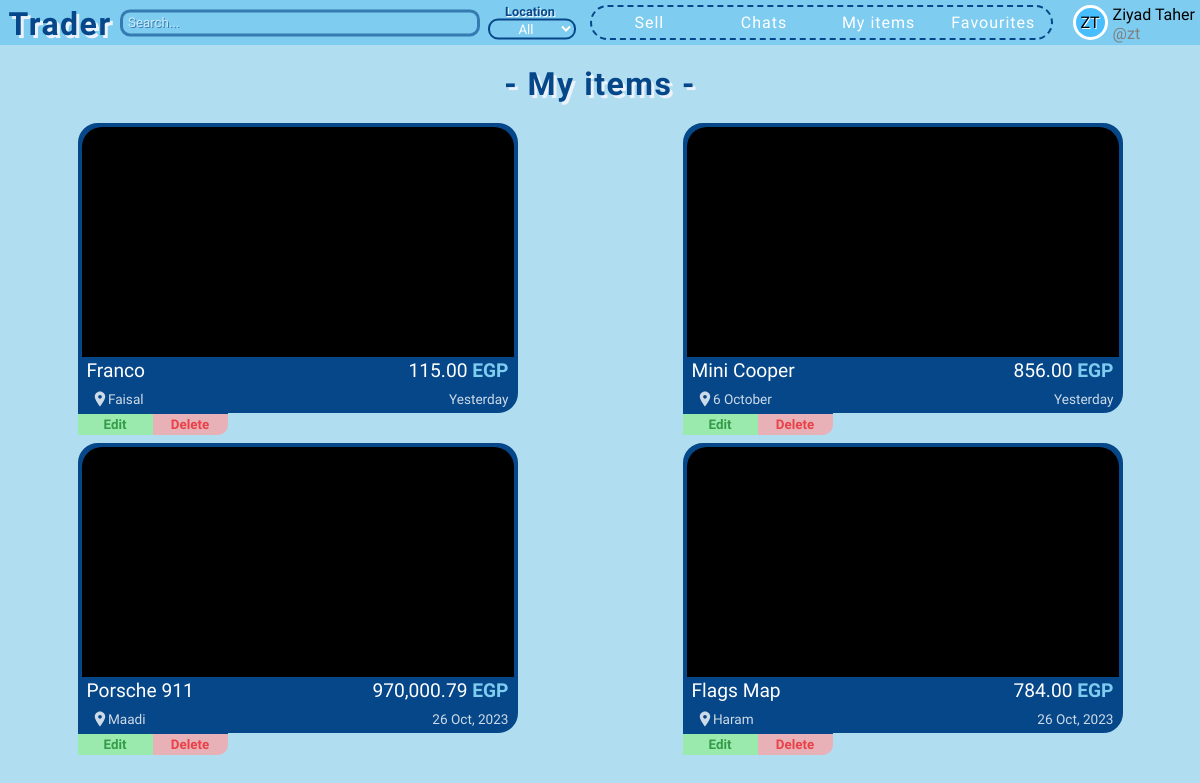
Screenshot of /my-items (signed in) with the database file from the repository.
### app/models.py (models this page shows)
class User(db.Model, UserMixin):
    id = db.Column(db.Integer, primary_key=True)  # User ID
    firstname = db.Column(db.String(50), nullable=False)  # First name
    lastname = db.Column(db.String(50), nullable=False)  # Last name
    username = db.Column(db.String(30), unique=True, nullable=False)  # Unique username
    email = db.Column(db.String(120), unique=True, nullable=False)  # Unique email
    password = db.Column(db.String(120), nullable=False)  # Password
    profile_color = db.Column(db.String(25), nullable=True, default=None)  # Profile color
    sent_chat = db.relationship('Chat', backref='sent_by_set', lazy=True, foreign_keys='Chat.sent_by')  # Chats sent by this user
    received_chat = db.relationship('Chat', backref='received_by_set', lazy=True, foreign_keys='Chat.received_by')  # Chats received by this user
    items = db.relationship('Item', backref='item_owner', lazy=True)  # Items posted by this user
    contacts = db.relationship('User', secondary=user_contacts,  # Many-to-many relationship for contacts
                               primaryjoin=(user_contacts.c.contact_id == id),
                               secondaryjoin=(user_contacts.c.contacted_id == id),
                               backref=db.backref('contacted_by', lazy='dynamic'),
                               lazy='dynamic')
    favourites = db.relationship('Item', secondary=favourite_items, backref=db.backref('fav_users', lazy='dynamic'))  # Many-to-many relationship for favorite items

class Item(db.Model):
    id = db.Column(db.Integer, primary_key=True)  # Item ID
    title = db.Column(db.String(100), nullable=False)  # Item title
    description = db.Column(db.Text, nullable=False)  # Item description
    location = db.Column(db.String(100), nullable=False)  # Item location
    price = db.Column(db.Float, default=0, nullable=False)  # Item price
    is_sold = db.Column(db.Boolean, default=False)  # Is item sold?
    created_at = db.Column(db.DateTime)  # Item creation timestamp
    owner = db.Column(db.Integer, db.ForeignKey("user.id"), nullable=False)  # Owner of the item
    images = db.relationship('Image', backref='images_set', lazy=True)  # Images associated with the item
    chats = db.relationship('Chat', backref='chats_set', lazy=True)  # Chats related to the item

### app/routes.py (the view)
@app.get("/my-items")
@login_required
def my_items():
    items = Item.query.filter_by(owner=current_user.id).order_by(Item.created_at.desc()).all()
    return render_template('my-items.html', items=items)

### app/__init__.py (called while the page is built)
def price_format(float):
    return '{:,.2f}'.format(float)

### app/routes.py (called while the page is built)
@login_manager.user_loader
def load_user(user_id):
    return User.query.get(int(user_id))

### app/templates/my-items.html (shortened to what this page needs)
{% extends 'base.html' %}
{% block head %}
    <link rel="stylesheet" href="{{ url_for('static', filename='css/partials/item.css') }}">
{% endblock %}
{% block nav_search %}nav-search{% endblock %}
{% block search_location %}
    <input type="search" class="search" placeholder="Search...">
    <div class="location-cont">
        <div>Location</div>
        <select name="location" class="location" title="Location">
            <option class="all" value="">All</option>
        </select>
    </div>
{% endblock %}
{% block content %}
    <header class="pge-header" style="margin: 15px;">- My items -</header>
    <div class="items-cont seller-items-cont">
        {% for item in items %}
            {% with seller_page=True, all_items_page=True %}
                {% include 'partials/item.html' %}
            {% endwith %}
        {% endfor %}
    </div>
{% endblock %}

### app/templates/partials/user-card.html
<div class="user-logo-cont" style="background-color: #{{ current_user.profile_color }};">
    <div class="user-logo">{{ current_user.firstname[0]|upper }}{{ current_user.lastname[0]|upper }}</div>
</div>
<div class="first-last-name">{{ current_user.firstname|title }} {{ current_user.lastname|title }}</div>
<span class="username">@{{ current_user.username }}</span>

### app/templates/partials/item.html (shortened to what this page needs)
<div class="single-item-cont location-{% if item.location == '6 October' %}october{% else %}{{ item.location|lower }}{% endif %}" id="item-{{ item.id }}">
    <a class="item" href="{{ url_for('single_item', item_id=item.id) }}">
        <div class="img-cont">
        </div>
        <div class="upper">
            <div class="item-title">{{ item.title }}</div>
            <div class="item-price">{{ price_format(item.price) }} <span class="egp">EGP</span></div>
        </div>
        <div class="lower">
            <div class="item-location">
                <svg
                    width="18px"
                    height="18px"
                    xmlns="http://www.w3.org/2000/svg"
                    viewBox="0 0 24 24"
                    fill="#fff"
                >
                    <path d="M12 2C8.13 2 5 5.13 5 9c0 4.25 7 13 7 13s7-8.75 7-13c0-3.87-3.13-7-7-7zm0 9.5c-1.38 0-2.5-1.12-2.5-2.5s1.12-2.5 2.5-2.5 2.5 1.12 2.5 2.5-1.12 2.5-2.5 2.5z" />
                </svg> {{ item.location }}
            </div>
            <div>{{ date_format(item.created_at) }}</div>
        </div>
    </a>
    {% if seller_page %}
    <div class="seller-page-btns">
        {% if all_items_page %}
        <div class="edit-delete">
            <button class="edit-btn" onclick="window.location.href = `{{ url_for('edit_item', item_id=item.id) }}`">Edit</button>
            <button class="delete-btn" onclick="window.location.href = `{{ url_for('delete_item', item_id=item.id) }}`">Delete</button>
        </div>
        {% endif %}
    </div>
    {% endif %}
</div>

### app/static/css/base.css (style rules this page uses)
* { font-family: 'Varela Round', serif; box-sizing: border-box; margin: 0; padding: 0; font-size: bolder; }
body { background-color: #B1DDF1; color: white; }
.app-name, .pge-header { position: relative; top: 5px; font-family: Cookie; font-weight: bolder; font-size: 2rem; text-align: center; letter-spacing: 1.5px; text-decoration: none; color: #064789; text-shadow: 3px 3px #EBF2FA; transition: all 0.3s; }
nav .search { position: relative; top: 50%; transform: translateY(-50%); border-radius: 10px; padding: 5px; height: 1.7rem; border: 3px solid #064789; background-color: #7eccf0; opacity: 0.6; }
nav .search::placeholder { color: white; text-shadow: 1px 1px #064789; }
nav .location-cont { position: relative; top: 50%; transform: translateY(-50%); margin: 0 5px; padding: 3px; color: #064789; font-weight: bolder; font-size: 0.8rem; text-shadow: 1px 1px white; text-align: center; }
nav .location { background-color: #7eccf0; border: 2px solid #064789; border-radius: 10px; color: white; width: fit-content; height: fit-content; padding: 0 3px; text-align: center; }

### app/static/css/partials/user-card.css (style rules this page uses)
.user-logo-cont { display: flex; justify-content: center; align-items: center; background-color: #7eccf0; width: 35px; height: 35px; border: 3px solid white; border-radius: 50%; text-shadow: 1px 1px white; grid-row: span 2; }
.user-logo { font-family: Amita; }
.username { color: gray; }

### app/static/css/partials/item.css (style rules this page uses)
.items-cont { display: grid; grid-template-columns: repeat(auto-fill, minmax(450px, 1fr)); gap: 10px 10px; padding: 10px 0; }
.single-item-cont { position: relative; width: 440px; margin: auto; transition: transform 0.5s; }
.item { position: relative; display: flex; flex-direction: column; justify-content: space-between; text-decoration: none; color: white; width: 440px; height: 290px; background-color: #064789; border-radius: 20px; border: 4px solid #064789; cursor: pointer; }
.img-cont { border-radius: 20px 20px 0 0; position: relative; background-color: black; overflow: hidden; height: 85%; }
.upper, .lower { display: flex; justify-content: space-between; align-items: baseline; padding: 2px 5px; }
.upper { font-size: 1.2rem; }
span.egp { color: #7eccf0; font-weight: bolder; }
.lower { font-size: 0.85rem; opacity: 0.8; }
.lower svg { position: relative; top: 3.5px; left: 4px; }
.seller-items-cont { gap: 30px 10px; }
.seller-items-cont .item { border-bottom-left-radius: 0; }
.seller-page-btns .edit-delete { position: absolute; bottom: -22px; color: black; display: flex; justify-content: space-evenly; width: 150px; border-bottom-right-radius: 10px; overflow: hidden; border-top: 2px solid #064789; }
.seller-page-btns button { width: 100%; border-style: none; font-weight: bolder; cursor: pointer; opacity: 0.7; }
.seller-page-btns .edit-btn { padding: 3px; border-color: green; color: green; background-color: lightgreen; }
.seller-page-btns .delete-btn { padding: 3px; border-color: red; color: red; background-color: rgb(255, 159, 159); }

### rows the page displays
User: firstname "Z", lastname "T", firstname "Ziyad", lastname "Taher", username "zt"
Item: title "Franco", price "115.00", location "Faisal", created_at "Yesterday"
Item: title "Mini Cooper", price "856.00", location "6 October", created_at "Yesterday"
Item: title "Porsche 911", price "970,000.79", location "Maadi", created_at "26 Oct, 2023"
Item: title "Flags Map", price "784.00", location "Haram", created_at "26 Oct, 2023"
